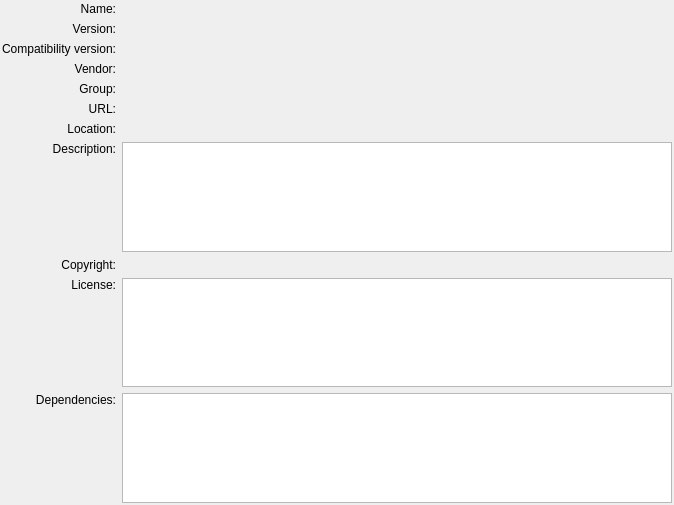
<?xml version="1.0" encoding="UTF-8"?>
<ui version="4.0">
 <class>ExtensionSystem::Internal::PluginDetailsView</class>
 <widget class="QWidget" name="ExtensionSystem::Internal::PluginDetailsView">
  <property name="geometry">
   <rect>
    <x>0</x>
    <y>0</y>
    <width>674</width>
    <height>505</height>
   </rect>
  </property>
  <layout class="QGridLayout">
   <property name="margin">
    <number>2</number>
   </property>
   <item row="0" column="0">
    <widget class="QLabel" name="label">
     <property name="text">
      <string>Name:</string>
     </property>
     <property name="alignment">
      <set>Qt::AlignRight|Qt::AlignTrailing|Qt::AlignVCenter</set>
     </property>
     <property name="textInteractionFlags">
      <set>Qt::LinksAccessibleByMouse|Qt::TextSelectableByMouse</set>
     </property>
    </widget>
   </item>
   <item row="0" column="1">
    <widget class="QLabel" name="name">
     <property name="textInteractionFlags">
      <set>Qt::LinksAccessibleByMouse|Qt::TextSelectableByMouse</set>
     </property>
    </widget>
   </item>
   <item row="1" column="0">
    <widget class="QLabel" name="label_2">
     <property name="text">
      <string>Version:</string>
     </property>
     <property name="alignment">
      <set>Qt::AlignRight|Qt::AlignTrailing|Qt::AlignVCenter</set>
     </property>
     <property name="textInteractionFlags">
      <set>Qt::LinksAccessibleByMouse|Qt::TextSelectableByMouse</set>
     </property>
    </widget>
   </item>
   <item row="1" column="1">
    <widget class="QLabel" name="version">
     <property name="textInteractionFlags">
      <set>Qt::LinksAccessibleByMouse|Qt::TextSelectableByMouse</set>
     </property>
    </widget>
   </item>
   <item row="2" column="0">
    <widget class="QLabel" name="label_3">
     <property name="text">
      <string>Compatibility version:</string>
     </property>
     <property name="alignment">
      <set>Qt::AlignRight|Qt::AlignTrailing|Qt::AlignVCenter</set>
     </property>
     <property name="textInteractionFlags">
      <set>Qt::LinksAccessibleByMouse|Qt::TextSelectableByMouse</set>
     </property>
    </widget>
   </item>
   <item row="2" column="1">
    <widget class="QLabel" name="compatVersion">
     <property name="textInteractionFlags">
      <set>Qt::LinksAccessibleByMouse|Qt::TextSelectableByMouse</set>
     </property>
    </widget>
   </item>
   <item row="3" column="0">
    <widget class="QLabel" name="label_4">
     <property name="text">
      <string>Vendor:</string>
     </property>
     <property name="alignment">
      <set>Qt::AlignRight|Qt::AlignTrailing|Qt::AlignVCenter</set>
     </property>
     <property name="textInteractionFlags">
      <set>Qt::LinksAccessibleByMouse|Qt::TextSelectableByMouse</set>
     </property>
    </widget>
   </item>
   <item row="3" column="1">
    <widget class="QLabel" name="vendor">
     <property name="textInteractionFlags">
      <set>Qt::LinksAccessibleByMouse|Qt::TextSelectableByMouse</set>
     </property>
    </widget>
   </item>
   <item row="5" column="0">
    <widget class="QLabel" name="label_6">
     <property name="text">
      <string>URL:</string>
     </property>
     <property name="alignment">
      <set>Qt::AlignRight|Qt::AlignTrailing|Qt::AlignVCenter</set>
     </property>
     <property name="textInteractionFlags">
      <set>Qt::LinksAccessibleByMouse|Qt::TextSelectableByMouse</set>
     </property>
    </widget>
   </item>
   <item row="5" column="1">
    <widget class="QLabel" name="url">
     <property name="openExternalLinks">
      <bool>true</bool>
     </property>
     <property name="textInteractionFlags">
      <set>Qt::TextBrowserInteraction</set>
     </property>
    </widget>
   </item>
   <item row="6" column="0">
    <widget class="QLabel" name="label_7">
     <property name="text">
      <string>Location:</string>
     </property>
     <property name="alignment">
      <set>Qt::AlignRight|Qt::AlignTrailing|Qt::AlignVCenter</set>
     </property>
     <property name="textInteractionFlags">
      <set>Qt::LinksAccessibleByMouse|Qt::TextSelectableByMouse</set>
     </property>
    </widget>
   </item>
   <item row="6" column="1">
    <widget class="QLabel" name="location">
     <property name="wordWrap">
      <bool>false</bool>
     </property>
     <property name="textInteractionFlags">
      <set>Qt::TextBrowserInteraction</set>
     </property>
    </widget>
   </item>
   <item row="7" column="0">
    <layout class="QVBoxLayout">
     <item>
      <widget class="QLabel" name="label_8">
       <property name="text">
        <string>Description:</string>
       </property>
       <property name="alignment">
        <set>Qt::AlignRight|Qt::AlignTrailing|Qt::AlignVCenter</set>
       </property>
       <property name="textInteractionFlags">
        <set>Qt::LinksAccessibleByMouse|Qt::TextSelectableByMouse</set>
       </property>
      </widget>
     </item>
     <item>
      <spacer>
       <property name="orientation">
        <enum>Qt::Vertical</enum>
       </property>
       <property name="sizeHint" stdset="0">
        <size>
         <width>20</width>
         <height>40</height>
        </size>
       </property>
      </spacer>
     </item>
    </layout>
   </item>
   <item row="7" column="1">
    <widget class="QTextEdit" name="description">
     <property name="tabChangesFocus">
      <bool>true</bool>
     </property>
     <property name="readOnly">
      <bool>true</bool>
     </property>
    </widget>
   </item>
   <item row="8" column="0">
    <widget class="QLabel" name="label_5">
     <property name="text">
      <string>Copyright:</string>
     </property>
     <property name="alignment">
      <set>Qt::AlignRight|Qt::AlignTrailing|Qt::AlignVCenter</set>
     </property>
     <property name="textInteractionFlags">
      <set>Qt::LinksAccessibleByMouse|Qt::TextSelectableByMouse</set>
     </property>
    </widget>
   </item>
   <item row="8" column="1">
    <widget class="QLabel" name="copyright">
     <property name="textInteractionFlags">
      <set>Qt::LinksAccessibleByMouse|Qt::TextSelectableByMouse</set>
     </property>
    </widget>
   </item>
   <item row="9" column="0">
    <layout class="QVBoxLayout">
     <item>
      <widget class="QLabel" name="label_9">
       <property name="text">
        <string>License:</string>
       </property>
       <property name="alignment">
        <set>Qt::AlignRight|Qt::AlignTrailing|Qt::AlignVCenter</set>
       </property>
       <property name="textInteractionFlags">
        <set>Qt::LinksAccessibleByMouse|Qt::TextSelectableByMouse</set>
       </property>
      </widget>
     </item>
     <item>
      <spacer>
       <property name="orientation">
        <enum>Qt::Vertical</enum>
       </property>
       <property name="sizeHint" stdset="0">
        <size>
         <width>17</width>
         <height>13</height>
        </size>
       </property>
      </spacer>
     </item>
    </layout>
   </item>
   <item row="9" column="1">
    <widget class="QTextEdit" name="license">
     <property name="tabChangesFocus">
      <bool>true</bool>
     </property>
     <property name="readOnly">
      <bool>true</bool>
     </property>
    </widget>
   </item>
   <item row="10" column="0">
    <layout class="QVBoxLayout">
     <item>
      <widget class="QLabel" name="label_10">
       <property name="text">
        <string>Dependencies:</string>
       </property>
       <property name="alignment">
        <set>Qt::AlignRight|Qt::AlignTrailing|Qt::AlignVCenter</set>
       </property>
       <property name="textInteractionFlags">
        <set>Qt::LinksAccessibleByMouse|Qt::TextSelectableByMouse</set>
       </property>
      </widget>
     </item>
     <item>
      <spacer>
       <property name="orientation">
        <enum>Qt::Vertical</enum>
       </property>
       <property name="sizeHint" stdset="0">
        <size>
         <width>20</width>
         <height>40</height>
        </size>
       </property>
      </spacer>
     </item>
    </layout>
   </item>
   <item row="10" column="1">
    <widget class="QListWidget" name="dependencies"/>
   </item>
   <item row="4" column="0">
    <widget class="QLabel" name="label_11">
     <property name="text">
      <string>Group:</string>
     </property>
     <property name="alignment">
      <set>Qt::AlignRight|Qt::AlignTrailing|Qt::AlignVCenter</set>
     </property>
     <property name="textInteractionFlags">
      <set>Qt::LinksAccessibleByMouse|Qt::TextSelectableByMouse</set>
     </property>
    </widget>
   </item>
   <item row="4" column="1">
    <widget class="QLabel" name="component">
     <property name="text">
      <string/>
     </property>
     <property name="textInteractionFlags">
      <set>Qt::LinksAccessibleByMouse|Qt::TextSelectableByMouse</set>
     </property>
    </widget>
   </item>
  </layout>
 </widget>
 <resources/>
 <connections/>
</ui>
